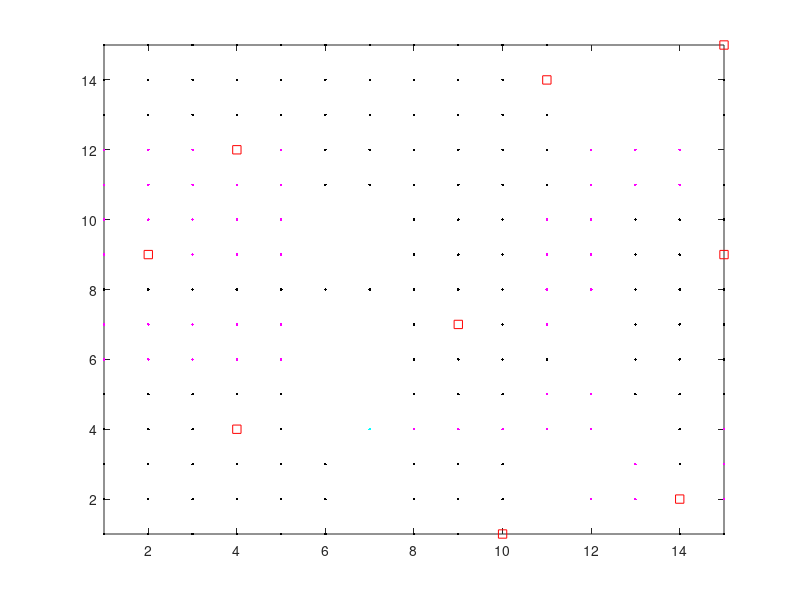

Source code (MATLAB):
clc;
clear all;
close all;

user = randi([1,6],[15,15]);
umax = max(max(user));

final = zeros(15,15);
final(4,4) = 115;  
final(2,9) = 205;  
final(4,12) = 165; 
final(10,1) = 80;  
final(14,2) = 75;  
final(9,7) = 215;  
final(15,9) = 120; 
final(11,14) = 135;
final(15,15) = 150;

c = 1;
for i = 1:15
    for j= 1:15
        if final(i,j)==0
          final(i,j) = user(i,j);
        else
          final(i,j) = final(i,j)-user(i,j);
          b(c) = final(i,j);
          xbs(c) = i;
          ybs(c) = j;
          c = c + 1;
        end
    end
end
nbs = length(b);
figure,
for i = nbs
    rectangle('Position',[xbs(i)-3, ybs(i)-3, 7, 7]);
end
xlim([1 15]);
ylim([1 15]);

for k = 1:nbs
    [m,n] = find(final == b(k));
    c = 1;
    for pa = m-3:m+3
        for qa = n-3:n+3
            if pa > 0 && qa > 0 && pa <= 15 && qa <= 15
                if (pa == m && qa == n)
                    continue;
                else
                    if final(pa,qa) > umax
                        bgroup(k,c) = nan;
                        xcod(k,c) = nan;
                        ycod(k,c) = nan;
                        agroup(k,c) = nan;
                    else
                        bgroup(k,c) = final(pa,qa);
                        xcod(k,c) = pa;
                        ycod(k,c) = qa;
                        agroup(k,c) = str2num([num2str(pa*10+qa),num2str(abs(pa*10-qa)),num2str(final(pa,qa))]);
                    end
                end
            else
                if (pa == m) && (qa == n)
                    continue;
                else
                    bgroup(k,c) = nan;
                    xcod(k,c) = nan;
                    ycod(k,c) = nan;
                    agroup(k,c) = nan;
                end
            end
            c = c+1;
        end
    end
end
len = length(bgroup);

C2 = nan(1,len+2);
if ~isempty(agroup)
    a = 1;
    for i = 1:nbs-1
        for j = i+1:nbs
            y = intersect(agroup(i,:),agroup(j,:));
            if ~isempty(y)
                C2(a,:) = [i,j,y,zeros(1,len-length(y))];            
                a = a + 1;            
            end
        end
    end
end

C3 = nan(1,len+3);
if ~isnan(C2)
    a = 1;
    for i = 1:size(C2,1)
        for j = i+2:nbs
            if C2(i,1) < j && C2(i,2) < j
                y = intersect(C2(i,2:length(C2)),agroup(j,:));
                if ~isempty(y)
                    C3(a,:) = [C2(i,1),C2(i,2),j,y,zeros(1,len-length(y))];
                    a = a + 1;                
                end
            end
        end
    end
end

x = [b;zeros(1,nbs)];

% figure,

for i = 1:nbs
    for j = 1:len
        if ~(ismember(agroup(i,j),C2(:,3:length(C2))))
            if bgroup(i,j) <= umax && bgroup(i,j) > 0 && x(1,i) >= bgroup(i,j)
              x(1,i) = x(1,i) - bgroup(i,j);
              x(2,i) = x(2,i) + 1;
              plot(xcod(i,j),ycod(i,j),'k.');
              hold on
            end
        end
    end
end

if ~isnan(C2)
    for i = 1:size(C2,1)
        b1 = C2(i,1);
        b2 = C2(i,2);
        for j = 3:length(C2)
            if ~eq(C2(i,j),0)
                if ~(ismember(C2(i,j),C3(:,4:length(C3))))
                    q = find(agroup(b1,:) == C2(i,j));
                    u = bgroup(b1,q);
                    if u > 0
                        if u < x(1,b1) && u < x(1,b2)
                            if x(1,b1) > x(1,b2)
                                x(1,b1) = x(1,b1) - u;
                                x(2,b1) = x(2,b1) + 1;
                                plot(xcod(b1,q),ycod(b1,q),'m.');
                                hold on;
                            else
                                x(1,b2) = x(1,b2) - u;
                                x(2,b2) = x(2,b2) + 1;
                                plot(xcod(b2,q),ycod(b2,q),'m.');
                                hold on;
                            end
                        elseif u < x(1,b1) && u > x(1,b2)
                            x(1,b1) = x(1,b1) - u;
                            x(2,b1) = x(2,b1) + 1;
                            plot(xcod(b1,q),ycod(b1,q),'m.');
                            hold on;
                        elseif u > x(1,b1) && u < x(1,b2)
                            x(1,b2) = x(1,b2) - u;
                            x(2,b2) = x(2,b2) + 1;
                            plot(xcod(b2,q),ycod(b2,q),'m.');
                            hold on;
                        end
                    end
                end
            end
        end
    end
end

if ~isnan(C3)
    for i = 1:size(C3,1)
        b1 = C3(i,1);
        b2 = C3(i,2);
        b3 = C3(i,3);
        for j = 4:length(C3)
            if ~eq(C3(i,j),0)
                q = find(agroup(b1,:) == C3(i,j));
                u = bgroup(b1,q);
                arr = [x(1,b1),x(1,b2),x(1,b3),u];
                arr2 = [x(2,b1),x(2,b2),x(2,b3)];
                sorted_ar = sort(arr);
                g = find(sorted_ar == u);
                h = find(arr == sorted_ar(g+1));
                arr(h) = arr(h) - u;
                arr2(h) = arr2(h) + 1;
                plot(xcod(b1,q),ycod(b1,q),'c.');
                hold on
            end
            x(:,b1) = [arr(1),arr2(1)];
            x(:,b2) = [arr(2),arr2(2)];
            x(:,b3) = [arr(3),arr2(3)];
        end
    end
end

plot(xbs,ybs,'rs');
xlim([1 15]);
ylim([1 15]);
hold off;

Ctxstatic = 0.8;
Ctxnl = 0.04;
Pspstatic = 15;
Pspnl = 0.55;
Cps = 0.11;
upa = 0.20;
Ptx = 24;

Pstatic = (Ptx/upa*Ctxstatic+Pspstatic)*(1+Cps);
for i = 1:nbs
    nl = x(2,i);
    Pdyn(i) = (Ptx/upa*(1+Ctxstatic)*Ctxnl+Pspnl)*nl*(1+Cps);
    Pbs(i) = Pstatic + Pdyn(i);
end